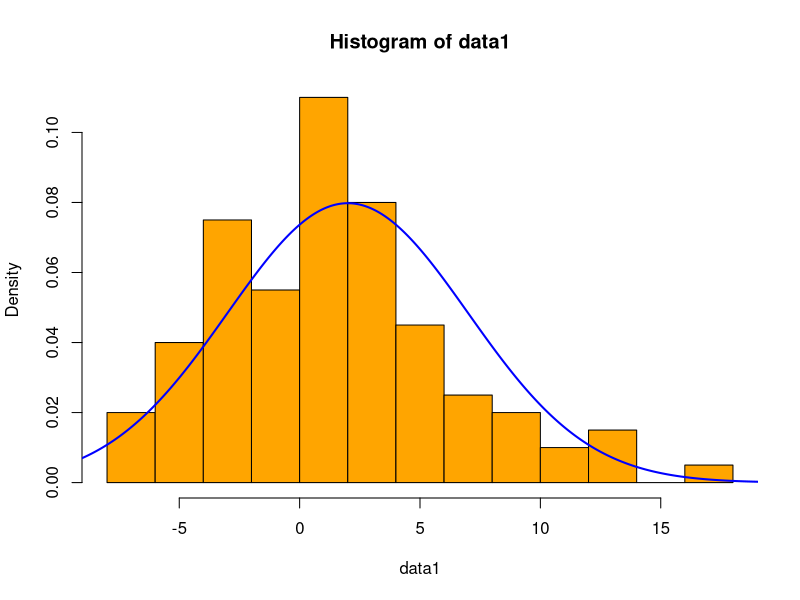

Source code (R):
# studio4.r --reminders on plotting and random simulation

# NOTE: in R studio clearing all the plots will reset the graphics parameters back to their default values.

data1 = rnorm(100,2,5) # generate 100 values from N(mu, sigma^2) where mu=2, sigma=5
data2 = rbinom(100,12,0.7) #generate 100 values from binomial(12,0.7)

#drawing a density histogram
hist(data1, freq=FALSE, breaks=12, col='orange')

#add a plot of the pdf of Norm(2,5) to the historgram
x = seq(-15.5, 19.5,.05)  #range of 3.5 sigma around mean
y = dnorm(x,2,5)          #y = f(x) where f = pdf of Norm(2,5)
lines(x,y, col='blue', lwd=2) #add the curve to the current plot

